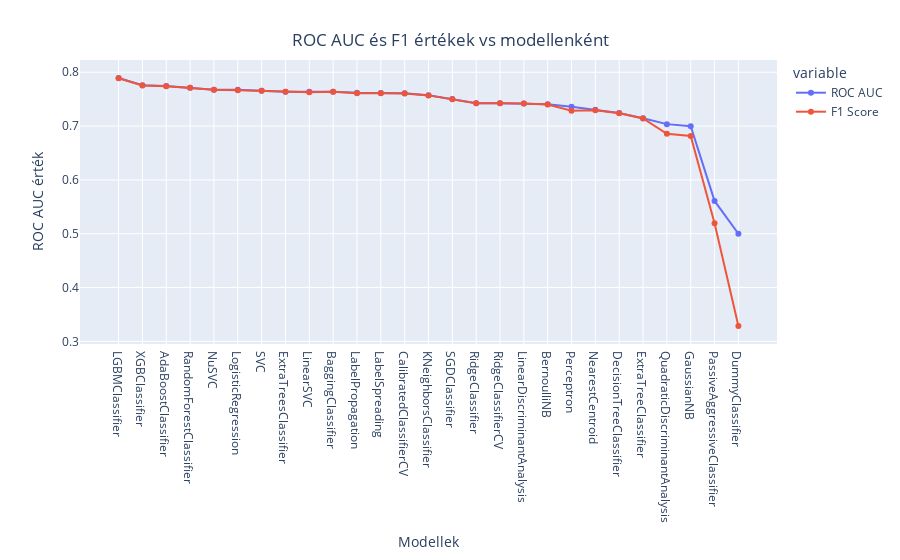

Here is the notebook cell this chart was saved with:
### Code cell
line = px.line(data_frame= models ,y =["ROC AUC" , "F1 Score"] , markers = True)
line.update_xaxes(title="Modellek",
              rangeslider_visible = False)
line.update_yaxes(title = "ROC AUC érték")
line.update_layout(showlegend = True,
    title = {
        'text': 'ROC AUC és F1 értékek vs modellenként',
        'y':0.94,
        'x':0.5,
        'xanchor': 'center',
        'yanchor': 'top'})

line.show()

### Figure 1 — Plotly figure (JSON) as saved in the notebook; plotly's stock layout.template omitted (floating-point values rounded to 4 significant figures)
{"data": [{"hovertemplate": "variable=ROC AUC<br>Model=%{x}<br>value=%{y}<extra></extra>", "legendgroup": "ROC AUC", "line": {"color": "#636efa", "dash": "solid"}, "marker": {"symbol": "circle"}, "mode": "markers+lines", "name": "ROC AUC", "orientation": "v", "showlegend": true, "type": "scatter", "x": ["LGBMClassifier", "XGBClassifier", "AdaBoostClassifier", "RandomForestClassifier", "NuSVC", "LogisticRegression", "SVC", "ExtraTreesClassifier", "LinearSVC", "BaggingClassifier", "LabelPropagation", "LabelSpreading", "CalibratedClassifierCV", "KNeighborsClassifier", "SGDClassifier", "RidgeClassifier", "RidgeClassifierCV", "LinearDiscriminantAnalysis", "BernoulliNB", "Perceptron", "NearestCentroid", "DecisionTreeClassifier", "ExtraTreeClassifier", "QuadraticDiscriminantAnalysis", "GaussianNB", "PassiveAggressiveClassifier", "DummyClassifier"], "xaxis": "x", "y": [0.7894, 0.7758, 0.7744, 0.7712, 0.7677, 0.7676, 0.7657, 0.7638, 0.7637, 0.7636, 0.762, 0.7616, 0.7608, 0.7572, 0.7502, 0.7425, 0.7425, 0.7421, 0.7405, 0.7361, 0.7303, 0.7241, 0.7144, 0.7036, 0.6998, 0.561, 0.5], "yaxis": "y"}, {"hovertemplate": "variable=F1 Score<br>Model=%{x}<br>value=%{y}<extra></extra>", "legendgroup": "F1 Score", "line": {"color": "#EF553B", "dash": "solid"}, "marker": {"symbol": "circle"}, "mode": "markers+lines", "name": "F1 Score", "orientation": "v", "showlegend": true, "type": "scatter", "x": ["LGBMClassifier", "XGBClassifier", "AdaBoostClassifier", "RandomForestClassifier", "NuSVC", "LogisticRegression", "SVC", "ExtraTreesClassifier", "LinearSVC", "BaggingClassifier", "LabelPropagation", "LabelSpreading", "CalibratedClassifierCV", "KNeighborsClassifier", "SGDClassifier", "RidgeClassifier", "RidgeClassifierCV", "LinearDiscriminantAnalysis", "BernoulliNB", "Perceptron", "NearestCentroid", "DecisionTreeClassifier", "ExtraTreeClassifier", "QuadraticDiscriminantAnalysis", "GaussianNB", "PassiveAggressiveClassifier", "DummyClassifier"], "xaxis": "x", "y": [0.7889, 0.7754, 0.774, 0.7713, 0.7677, 0.7667, 0.7658, 0.7639, 0.763, 0.7636, 0.7612, 0.7608, 0.7604, 0.757, 0.7501, 0.7424, 0.7424, 0.7421, 0.74, 0.7285, 0.7293, 0.7239, 0.714, 0.6857, 0.6816, 0.5195, 0.3285], "yaxis": "y"}], "layout": {"legend": {"title": {"text": "variable"}, "tracegroupgap": 0}, "margin": {"t": 60}, "showlegend": true, "title": {"text": "ROC AUC és F1 értékek vs modellenként", "x": 0.5, "xanchor": "center", "y": 0.94, "yanchor": "top"}, "xaxis": {"anchor": "y", "domain": [0, 1], "rangeslider": {"visible": false}, "title": {"text": "Modellek"}}, "yaxis": {"anchor": "x", "domain": [0, 1], "title": {"text": "ROC AUC érték"}}}}
